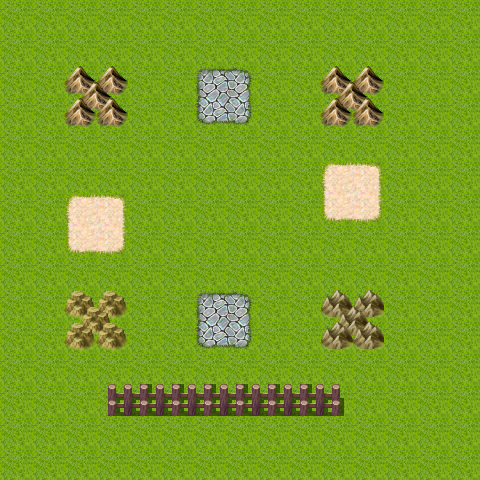

Below is a game level as drawn by its tile map, then a one-line description and the .tmx that defines it (tile-layer data replaced by summaries):
An orthogonal 15x15 tile map with 32x32 px tiles, 2 tile layers (Tile Layer 1, Tile Layer 2) and 5 objects.

<map version="1.0" orientation="orthogonal" width="15" height="15" tilewidth="32" tileheight="32">
 <tileset firstgid="1" name="images" tilewidth="32" tileheight="32">
  <image source="images.png" width="512" height="384" />
 </tileset>
 <layer name="Tile Layer 1" width="15" height="15">
  <data>[225 cells, 225 non-empty, 1 distinct tile ids]</data>
 </layer>
 <layer name="Tile Layer 2" width="15" height="15">
  <data>[225 cells, 40 non-empty, 23 distinct tile ids]</data>
 </layer>
 <objectgroup name="Object Layer 1" width="15" height="15">
  <properties>
   <property name="wall" value="true" />
  </properties>
  <object x="69" y="68" width="54" height="50" />
  <object x="326" y="69" width="53" height="49" />
  <object x="328" y="293" width="50" height="48" />
  <object x="70" y="293" width="53" height="48" />
  <object x="111" y="392" width="228" height="15" />
 </objectgroup>
</map>